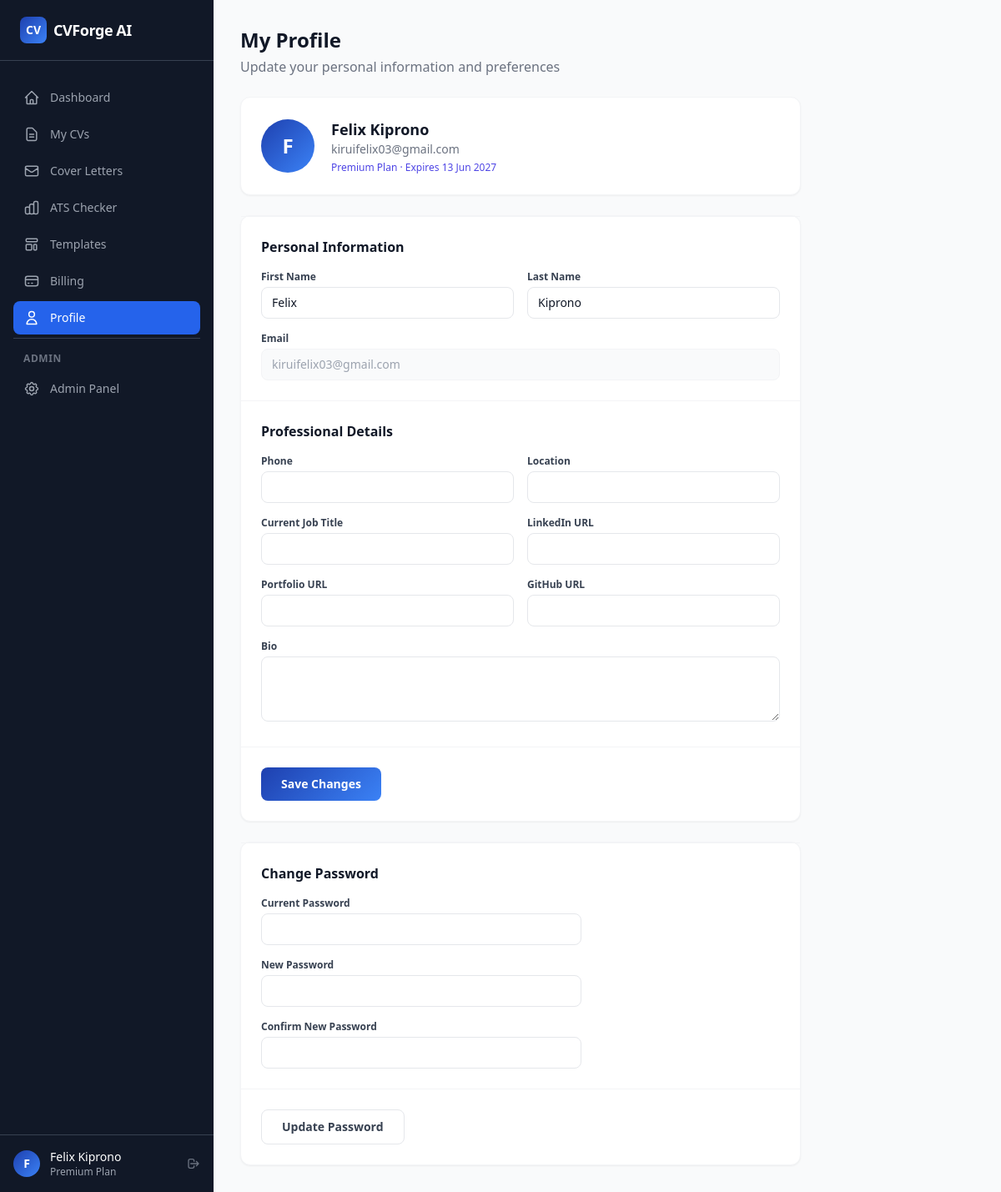
Screenshot of /dashboard/profile (signed in) with the database file from the repository.
### app/models.py (models this page shows, shortened)
class User(db.Model, UserMixin):
    __tablename__ = "users"
    id = db.Column(db.Integer, primary_key=True)
    email = db.Column(db.String(255), unique=True, nullable=False, index=True)
    username = db.Column(db.String(80), unique=True, nullable=True, index=True)
    password_hash = db.Column(db.String(255), nullable=True)
    first_name = db.Column(db.String(80), nullable=True)
    last_name = db.Column(db.String(80), nullable=True)
    avatar_url = db.Column(db.String(500), nullable=True)
    google_id = db.Column(db.String(255), unique=True, nullable=True, index=True)
    oauth_provider = db.Column(db.String(50), nullable=True)
    is_active = db.Column(db.Boolean, default=True, nullable=False)
    is_admin = db.Column(db.Boolean, default=False, nullable=False)
    is_verified = db.Column(db.Boolean, default=False, nullable=False)
    verification_token = db.Column(db.String(255), nullable=True)
    reset_token = db.Column(db.String(255), nullable=True)
    reset_token_expires = db.Column(db.DateTime(timezone=True), nullable=True)
    plan = db.Column(db.String(20), default="free", nullable=False)
    plan_expires_at = db.Column(db.DateTime(timezone=True), nullable=True)
    created_at = db.Column(db.DateTime(timezone=True), default=utcnow, nullable=False)
    updated_at = db.Column(db.DateTime(timezone=True), default=utcnow, onupdate=utcnow, nullable=False)
    last_login_at = db.Column(db.DateTime(timezone=True), nullable=True)
    profile = db.relationship("Profile", backref="user", uselist=False, lazy="joined", cascade="all, delete-orphan")
    resumes = db.relationship("Resume", backref="user", lazy="dynamic", cascade="all, delete-orphan")
    cover_letters = db.relationship("CoverLetter", backref="user", lazy="dynamic", cascade="all, delete-orphan")
    subscriptions = db.relationship("Subscription", backref="user", lazy="dynamic", cascade="all, delete-orphan")
    payments = db.relationship("Payment", backref="user", lazy="dynamic", cascade="all, delete-orphan")
    ai_usages = db.relationship("AIUsage", backref="user", lazy="dynamic", cascade="all, delete-orphan")
    activity_logs = db.relationship("ActivityLog", backref="user", lazy="dynamic", cascade="all, delete-orphan")
    notifications = db.relationship("Notification", backref="user", lazy="dynamic", cascade="all, delete-orphan")
    @property
    def is_premium(self) -> bool:
        if self.plan in ("pro", "premium") and self.plan_expires_at:
            return _make_aware(self.plan_expires_at) > datetime.now(timezone.utc)
        return False
    @property
    def full_name(self) -> str:
        parts = filter(None, [self.first_name, self.last_name])
        return " ".join(parts) or self.email.split("@")[0]

class Profile(db.Model):
    __tablename__ = "profiles"
    id = db.Column(db.Integer, primary_key=True)
    user_id = db.Column(db.Integer, db.ForeignKey("users.id"), nullable=False, unique=True)
    phone = db.Column(db.String(30), nullable=True)
    location = db.Column(db.String(255), nullable=True)
    country = db.Column(db.String(100), nullable=True)
    bio = db.Column(db.Text, nullable=True)
    linkedin_url = db.Column(db.String(500), nullable=True)
    portfolio_url = db.Column(db.String(500), nullable=True)
    github_url = db.Column(db.String(500), nullable=True)
    job_title = db.Column(db.String(150), nullable=True)
    years_experience = db.Column(db.Integer, nullable=True)
    preferred_language = db.Column(db.String(10), default="en")
    dark_mode = db.Column(db.Boolean, default=False)
    email_notifications = db.Column(db.Boolean, default=True)
    created_at = db.Column(db.DateTime(timezone=True), default=utcnow)
    updated_at = db.Column(db.DateTime(timezone=True), default=utcnow, onupdate=utcnow)

### app/routes/dashboard.py (the view)
@dashboard_bp.route("/dashboard/profile")
@login_required
def profile():
    return render_template("dashboard/profile.html")

### app/__init__.py (called while the page is built)
@login_manager.user_loader
def load_user(user_id):
    return db.session.get(User, int(user_id))

### app/models.py (called while the page is built)
def _make_aware(dt):
    if dt is None:
        return None
    if dt.tzinfo is None:
        return dt.replace(tzinfo=timezone.utc)
    return dt

### app/templates/dashboard/profile.html (shortened to what this page needs)
{% extends "base_dashboard.html" %}
{% block page_title %}My Profile{% endblock %}
{% block page_subtitle %}Update your personal information and preferences{% endblock %}
{% block content %}
<div class="max-w-2xl space-y-6">
  <div class="bg-white rounded-xl border border-gray-100 shadow-sm p-6 flex items-center gap-5">
    <div class="w-16 h-16 rounded-full gradient-brand flex items-center justify-center text-white text-2xl font-black flex-shrink-0">
      {{ current_user.first_name[0]|upper if current_user.first_name else current_user.email[0]|upper }}
    </div>
    <div>
      <p class="font-bold text-gray-900 text-lg">{{ current_user.full_name }}</p>
      <p class="text-gray-500 text-sm">{{ current_user.email }}</p>
      <p class="text-xs mt-1 font-medium capitalize
        {% if current_user.plan == 'premium' %}text-indigo-600
        {% elif current_user.plan == 'pro' %}text-blue-600
        {% else %}text-gray-400{% endif %}">
        {{ current_user.plan }} plan
        {% if current_user.plan_expires_at %}· expires {{ current_user.plan_expires_at.strftime('%d %b %Y') }}{% endif %}
      </p>
    </div>
  </div>
  <form method="POST" action="{{ url_for('dashboard.update_profile') }}"
        class="bg-white rounded-xl border border-gray-100 shadow-sm divide-y divide-gray-100">
    <div class="p-6">
      <h2 class="font-semibold text-gray-900 mb-4">Personal Information</h2>
      <div class="grid sm:grid-cols-2 gap-4">
        {% for name, label, val in [
          ('first_name', 'First Name', current_user.first_name or ''),
          ('last_name', 'Last Name', current_user.last_name or ''),
        ] %}
        <div>
          <label class="block text-xs font-semibold text-gray-700 mb-1">{{ label }}</label>
          <input type="text" name="{{ name }}" value="{{ val }}"
                 class="w-full border border-gray-200 rounded-lg px-3 py-2 text-sm focus:outline-none focus:ring-2 focus:ring-blue-500"/>
        </div>
        {% endfor %}
        <div class="sm:col-span-2">
          <label class="block text-xs font-semibold text-gray-700 mb-1">Email</label>
          <input type="email" value="{{ current_user.email }}" disabled
                 class="w-full border border-gray-100 bg-gray-50 rounded-lg px-3 py-2 text-sm text-gray-400 cursor-not-allowed"/>
        </div>
      </div>
    </div>
    {% if current_user.profile %}
    <div class="p-6">
      <h2 class="font-semibold text-gray-900 mb-4">Professional Details</h2>
      <div class="grid sm:grid-cols-2 gap-4">
        {% set prof = current_user.profile %}
        {% for name, label, val, type in [
          ('phone', 'Phone', prof.phone or '', 'tel'),
          ('location', 'Location', prof.location or '', 'text'),
          ('job_title', 'Current Job Title', prof.job_title or '', 'text'),
          ('linkedin_url', 'LinkedIn URL', prof.linkedin_url or '', 'url'),
          ('portfolio_url', 'Portfolio URL', prof.portfolio_url or '', 'url'),
          ('github_url', 'GitHub URL', prof.github_url or '', 'url'),
        ] %}
        <div>
          <label class="block text-xs font-semibold text-gray-700 mb-1">{{ label }}</label>
          <input type="{{ type }}" name="{{ name }}" value="{{ val }}"
                 class="w-full border border-gray-200 rounded-lg px-3 py-2 text-sm focus:outline-none focus:ring-2 focus:ring-blue-500"/>
        </div>
        {% endfor %}
        <div class="sm:col-span-2">
          <label class="block text-xs font-semibold text-gray-700 mb-1">Bio</label>
          <textarea name="bio" rows="3"
                    class="w-full border border-gray-200 rounded-lg px-3 py-2 text-sm focus:outline-none focus:ring-2 focus:ring-blue-500 resize-y">{{ prof.bio or '' }}</textarea>
        </div>
      </div>
    </div>
    {% endif %}
    <div class="p-6 flex gap-3">
      <button type="submit"
              class="px-6 py-2.5 gradient-brand text-white font-semibold rounded-lg text-sm hover:opacity-90 transition">
        Save Changes
      </button>
    </div>
  </form>
  <form method="POST" action="{{ url_for('dashboard.change_password') }}"
        class="bg-white rounded-xl border border-gray-100 shadow-sm divide-y divide-gray-100">
    <div class="p-6">
      <h2 class="font-semibold text-gray-900 mb-4">Change Password</h2>
      <div class="space-y-4 max-w-sm">
        {% for name, label in [('current_password','Current Password'),('new_password','New Password'),('confirm_password','Confirm New Password')] %}
        <div>
          <label class="block text-xs font-semibold text-gray-700 mb-1">{{ label }}</label>
          <input type="password" name="{{ name }}" {% if name != 'current_password' %}minlength="8"{% endif %}
                 class="w-full border border-gray-200 rounded-lg px-3 py-2 text-sm focus:outline-none focus:ring-2 focus:ring-blue-500"/>
        </div>
        {% endfor %}
      </div>
    </div>
    <div class="p-6">
      <button type="submit"
              class="px-6 py-2.5 border border-gray-200 text-gray-700 font-semibold rounded-lg text-sm hover:bg-gray-50 transition">
        Update Password
      </button>
    </div>
  </form>
</div>
{% endblock %}

### app/templates/base_dashboard.html (shortened to what this page needs)
{% extends "base.html" %}
{% block body %}
<div class="min-h-screen flex" x-data="{sidebarOpen: false}">
  <aside class="hidden lg:flex lg:flex-col lg:w-64 lg:fixed lg:inset-y-0 bg-gray-900 text-white">
    <div class="flex items-center gap-2 px-6 py-5 border-b border-gray-700">
      <div class="w-8 h-8 rounded-lg gradient-brand flex items-center justify-center text-white font-bold text-sm">CV</div>
      <span class="font-bold text-lg tracking-tight">CVForge AI</span>
    </div>
    <nav class="flex-1 px-4 py-6 space-y-1 overflow-y-auto">
      {% for endpoint, icon_path, label in nav %}
      <a href="{{ url_for(endpoint) }}"
         class="flex items-center gap-3 px-3 py-2.5 rounded-lg text-sm font-medium transition-colors
         {% if request.endpoint == endpoint %}bg-blue-600 text-white{% else %}text-gray-400 hover:bg-gray-800 hover:text-white{% endif %}">
        <svg class="w-5 h-5 flex-shrink-0" fill="none" viewBox="0 0 24 24" stroke="currentColor" stroke-width="1.8">
          <path stroke-linecap="round" stroke-linejoin="round" d="{{ icon_path }}"/>
        </svg>
        {{ label }}
      </a>
      {% endfor %}
      {% if current_user.is_admin %}
      <div class="pt-4 mt-4 border-t border-gray-700">
        <p class="px-3 text-xs font-semibold text-gray-500 uppercase tracking-wider mb-2">Admin</p>
        <a href="{{ url_for('admin.index') }}"
           class="flex items-center gap-3 px-3 py-2.5 rounded-lg text-sm font-medium text-gray-400 hover:bg-gray-800 hover:text-white transition-colors">
          Admin Panel
        </a>
      </div>
      {% endif %}
    </nav>
    <div class="px-4 py-4 border-t border-gray-700">
      <div class="flex items-center gap-3">
        <div class="w-8 h-8 rounded-full gradient-brand flex items-center justify-center text-white text-sm font-bold flex-shrink-0">
          {{ current_user.first_name[0]|upper if current_user.first_name else current_user.email[0]|upper }}
        </div>
        <div class="flex-1 min-w-0">
          <p class="text-sm font-medium text-white truncate">{{ current_user.full_name }}</p>
          <p class="text-xs text-gray-400 capitalize">{{ current_user.plan }} plan</p>
        </div>
        <a href="{{ url_for('auth.logout') }}" title="Logout"
           class="text-gray-500 hover:text-white transition-colors">
          <svg class="w-4 h-4" fill="none" viewBox="0 0 24 24" stroke="currentColor">
            <path stroke-linecap="round" stroke-linejoin="round" stroke-width="2"
                  d="M17 16l4-4m0 0l-4-4m4 4H7m6 4v1a3 3 0 01-3 3H6a3 3 0 01-3-3V7a3 3 0 013-3h4a3 3 0 013 3v1"/>
          </svg>
        </a>
      </div>
    </div>
  </aside>
  <div class="flex-1 lg:ml-64 flex flex-col min-h-screen">
    <main class="flex-1 p-4 lg:p-8">
      {% if self.page_title() %}
      <div class="mb-6 flex items-center justify-between gap-4">
        <div>
          <h1 class="text-2xl font-bold text-gray-900">{% block page_title %}{% endblock %}</h1>
          {% if self.page_subtitle() %}
          <p class="text-gray-500 mt-1">{% block page_subtitle %}{% endblock %}</p>
          {% endif %}
        </div>
      </div>
      {% endif %}
      {% block content %}{% endblock %}
    </main>
  </div>
</div>
{% endblock %}

### app/templates/base.html (style rules this page uses)
.gradient-brand { background:linear-gradient(135deg,#1e40af 0%,#3b82f6 100%) }

### rows the page displays
User: first_name "F", full_name "Felix Kiprono", plan "Premium", email "kiruifelix03@gmail.com", plan_expires_at "13 Jun 2027"
Profile: label "First Name", first_name "Felix", label "Last Name", last_name "Kiprono"

### other values shown
{{ label }} "Dashboard" "My CVs" "Cover Letters" "ATS Checker" "Templates" "Billing" "Profile"
{{ label }} "Phone" "Location" "Current Job Title" "LinkedIn URL" "Portfolio URL" "GitHub URL"
{{ label }} "Current Password" "New Password" "Confirm New Password"
